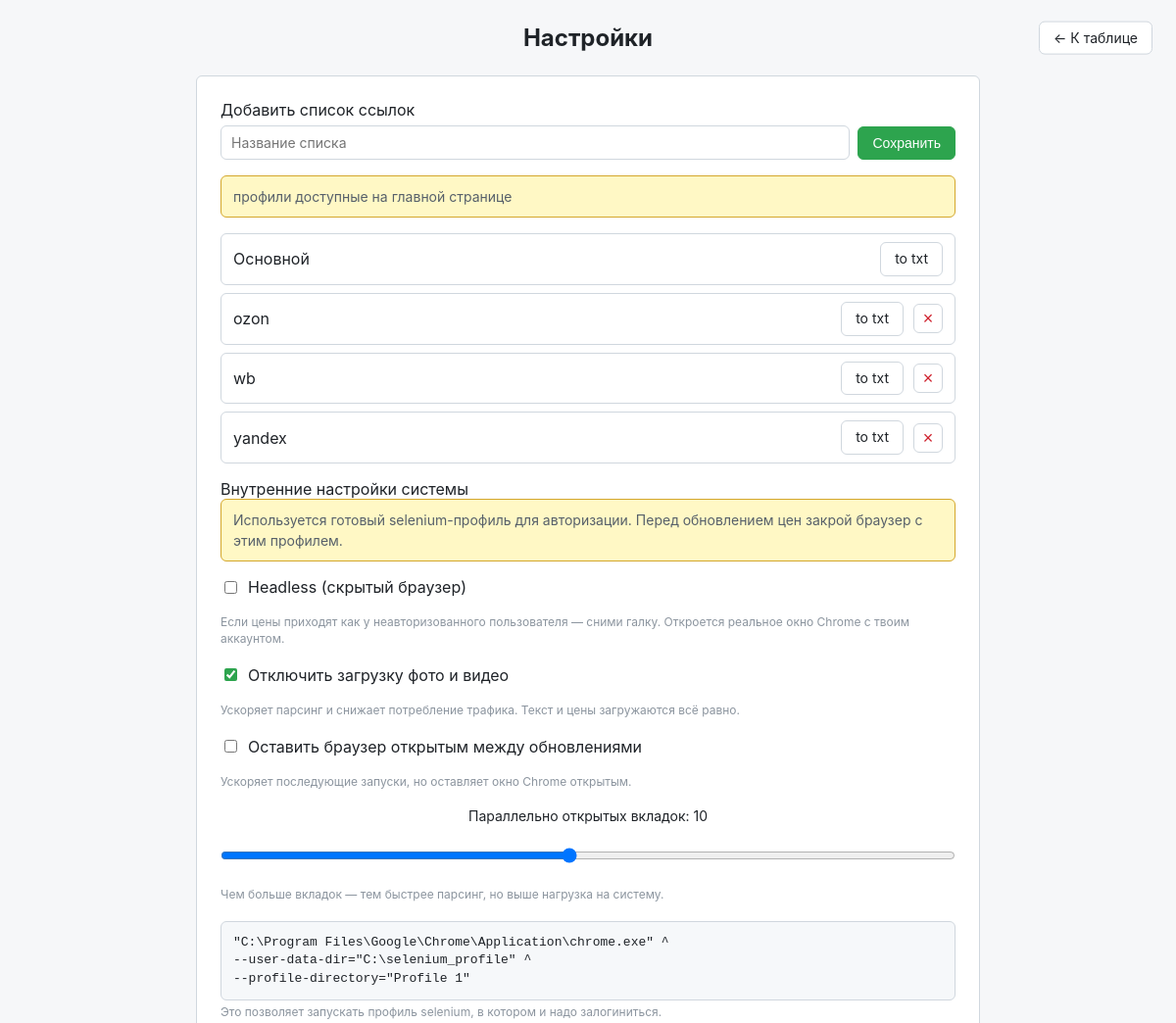
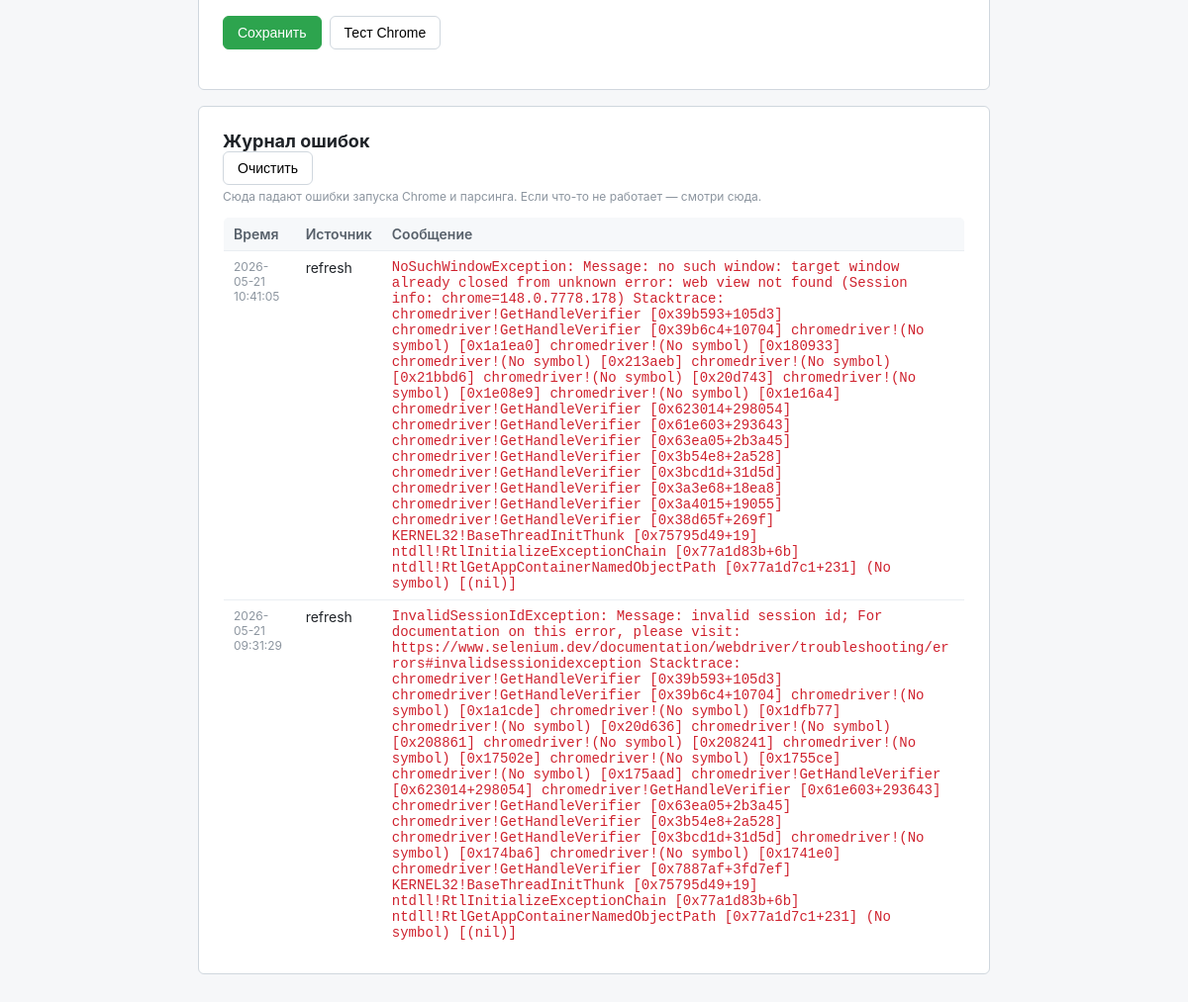
The page /settings on the database its author committed (2 pictures, top to bottom).
### tables this page shows
CREATE TABLE profiles (
                id INTEGER PRIMARY KEY AUTOINCREMENT,
                name TEXT NOT NULL UNIQUE
            );

CREATE TABLE error_log (
                id INTEGER PRIMARY KEY AUTOINCREMENT,
                ts TEXT NOT NULL DEFAULT CURRENT_TIMESTAMP,
                source TEXT NOT NULL DEFAULT '',
                message TEXT NOT NULL DEFAULT ''
            );

### server.py (the view, shortened to what this page needs)
@app.route("/settings", methods=["GET", "POST"])
def settings():
    cfg = effective_chrome_config()
    with db() as conn:
        profiles = [dict(r) for r in conn.execute("SELECT id, name FROM profiles ORDER BY id").fetchall()]
    return render_template(
        "settings.html",
        cfg=cfg,
        profiles=profiles,
        errors=recent_errors(20),
    )

### server.py (called while the page is built)
def db():
    conn = sqlite3.connect(DB_PATH)
    conn.row_factory = sqlite3.Row
    conn.execute("PRAGMA foreign_keys = ON")
    return conn

def recent_errors(limit: int = 20) -> list[dict]:
    with db() as conn:
        rows = conn.execute(
            "SELECT id, ts, source, message FROM error_log ORDER BY id DESC LIMIT ?",
            (limit,),
        ).fetchall()
    return [dict(r) for r in rows]

def get_setting(key: str, default: str = "") -> str:
    with db() as conn:
        row = conn.execute("SELECT value FROM settings WHERE key = ?", (key,)).fetchone()
    return row["value"] if row else default

def effective_chrome_config() -> dict:
    headless_raw = get_setting("headless", "1")
    headless = headless_raw not in ("0", "false", "False", "")
    disable_media_raw = get_setting("disable_media", "0")
    disable_media = disable_media_raw not in ("0", "false", "False", "")
    keep_open_raw = get_setting("keep_browser_open", "0")
    keep_browser_open = keep_open_raw not in ("0", "false", "False", "")
    concurrency_raw = get_setting("concurrency", "1")
    try:
        concurrency = int(concurrency_raw)
    except ValueError:
        concurrency = 1
    concurrency = max(1, min(20, concurrency))
    return {
        "headless": headless,
        "disable_media": disable_media,
        "keep_browser_open": keep_browser_open,
        "concurrency": concurrency,
    }

### templates/settings.html (shortened to what this page needs)
<!doctype html>
<html lang="ru">
<head>
    <link rel="stylesheet" href="{{ url_for('static', filename='style.css') }}">
</head>
<body class="settings-page">
<div class="wrap">
    <header>
        <h1>Настройки</h1>
        <div class="actions">
            <a href="{{ url_for('index') }}" class="link-btn">← К таблице</a>
        </div>
    </header>
    <section class="settings-card">
        <form action="{{ url_for('add_profile') }}" method="post" class="settings-form">
            <label>
                <span>Добавить список ссылок</span>
                <div class="row">
                    <input type="text" name="profile_name" placeholder="Название списка" required>
                    <button type="submit" class="primary">Сохранить</button>
                </div>
            </label>
        </form>
        {% if profiles %}
        <p class="hint">
            профили доступные на главной странице
        </p>
        <div class="profiles-list">
            {% for profile in profiles %}
            <div class="profile-item">
                <span>{{ profile.name }}</span>
                <div class="profile-actions">
                    <a href="{{ url_for('export_txt', profile_id=profile.id) }}" class="link-btn">to txt</a>
                    {% if profile.name != 'Основной' %}
                    <form action="{{ url_for('delete_profile', profile_id=profile.id) }}" method="post" onsubmit="return confirm('Удалить профиль «{{ profile.name }}» и все связанные товары?');" style="display:inline;">
                        <button type="submit" class="danger">×</button>
                    </form>
                    {% endif %}
                </div>
            </div>
            {% endfor %}
        </div>
        {% endif %}
        <div class="section-title">Внутренние настройки системы</div>
        <p class="hint">
            Используется готовый selenium-профиль для авторизации. Перед обновлением цен закрой браузер с этим профилем.
        </p>
        <form action="{{ url_for('settings') }}" method="post" class="settings-form">
            <label class="row checkbox">
                <input type="checkbox" name="headless" id="headless" {% if cfg.headless %}checked{% endif %}>
                <span>Headless (скрытый браузер)</span>
            </label>
            <small class="dim">
                Если цены приходят как у неавторизованного пользователя — сними галку.
                Откроется реальное окно Chrome с твоим аккаунтом.
            </small>
            <label class="row checkbox">
                <input type="checkbox" name="disable_media" id="disable_media" {% if cfg.disable_media %}checked{% endif %}>
                <span>Отключить загрузку фото и видео</span>
            </label>
            <small class="dim">
                Ускоряет парсинг и снижает потребление трафика. Текст и цены загружаются всё равно.
            </small>
            <label class="row checkbox">
                <input type="checkbox" name="keep_browser_open" id="keep_browser_open" {% if cfg.keep_browser_open %}checked{% endif %}>
                <span>Оставить браузер открытым между обновлениями</span>
            </label>
            <small class="dim">
                Ускоряет последующие запуски, но оставляет окно Chrome открытым.
            </small>
            <label class="row slider-label">
                <span>Параллельно открытых вкладок: <span id="concurrency-value">{{ cfg.concurrency }}</span></span>
            </label>
            <input type="range" name="concurrency" id="concurrency" min="1" max="20" value="{{ cfg.concurrency }}" step="1">
            <small class="dim">
                Чем больше вкладок — тем быстрее парсинг, но выше нагрузка на систему.
            </small>
            <div class="command-block">
                <pre>"C:\Program Files\Google\Chrome\Application\chrome.exe" ^
--user-data-dir="C:\selenium_profile" ^
--profile-directory="Profile 1"</pre>
                <small class="dim">Это позволяет запускать профиль selenium, в котором и надо залогиниться.</small>
            </div>
            <div class="row">
                <button type="submit" class="primary">Сохранить</button>
                <button type="button" id="test-chrome-btn">Тест Chrome</button>
            </div>
        </form>
    </section>
    <section class="settings-card">
        <div class="row" style="justify-content: space-between;">
            <h2 style="margin: 0; font-size: 18px;">Журнал ошибок</h2>
            <button type="button" id="clear-errors-btn">Очистить</button>
        </div>
        <small class="dim">Сюда падают ошибки запуска Chrome и парсинга. Если что-то не работает — смотри сюда.</small>
        <div id="errors-list">
            {% if errors %}
            <table class="errors-table">
                <thead>
                    <tr><th>Время</th><th>Источник</th><th>Сообщение</th></tr>
                </thead>
                <tbody>
                    {% for e in errors %}
                    <tr>
                        <td class="dim">{{ e.ts }}</td>
                        <td>{{ e.source }}</td>
                        <td class="err-text">{{ e.message }}</td>
                    </tr>
                    {% endfor %}
                </tbody>
            </table>
            {% else %}
            <p class="dim">Ошибок пока нет.</p>
            {% endif %}
        </div>
    </section>
</div>
</body>
</html>

### static/style.css (style rules this page uses)
* { box-sizing: border-box; }
body { font-family: -apple-system, BlinkMacSystemFont, "Segoe UI", Roboto, sans-serif; background: #f6f7f9; color: #1f2328; margin: 0; padding: 24px; }
.wrap { max-width: 1200px; margin: 0 auto; }
header { display: flex; justify-content: space-between; align-items: center; margin-bottom: 24px; }
.settings-page header { justify-content: center; position: relative; }
.settings-page header .actions { position: absolute; right: 0; top: 50%; transform: translateY(-50%); }
h1 { font-size: 24px; margin: 0; }
.actions { display: flex; gap: 12px; align-items: center; }
button { padding: 8px 14px; border: 1px solid #d0d7de; border-radius: 6px; background: #fff; cursor: pointer; font-size: 14px; }
button.primary { background: #2da44e; border-color: #2da44e; color: #fff; }
button.danger { background: transparent; border-color: #d0d7de; color: #cf222e; width: 30px; height: 30px; padding: 0; line-height: 1; font-size: 18px; }
a.link-btn { padding: 8px 14px; border: 1px solid #d0d7de; border-radius: 6px; background: #fff; cursor: pointer; font-size: 14px; color: #1f2328; text-decoration: none; display: inline-block; line-height: 1.2; }
.settings-card { background: #fff; border: 1px solid #d0d7de; border-radius: 6px; padding: 24px; max-width: 800px; margin: 0 auto 16px; }
.command-block pre { margin: 0; padding: 12px; background: #f6f8fa; border: 1px solid #d0d7de; border-radius: 6px; font-size: 13px; line-height: 1.4; overflow-x: auto; }
.profiles-list { margin-top: 12px; margin-bottom: 16px; }
.profile-item { display: flex; justify-content: space-between; align-items: center; padding: 8px 12px; border: 1px solid #d0d7de; border-radius: 6px; background: #fff; margin-bottom: 8px; }
.profile-actions { display: flex; align-items: center; gap: 10px; }
.profile-item:last-child { margin-bottom: 0; }
.errors-table { margin-top: 12px; width: 100%; border-collapse: collapse; font-size: 13px; }
.errors-table th, .errors-table td { padding: 8px 10px; text-align: left; border-bottom: 1px solid #eaeef2; vertical-align: top; }
.errors-table th { background: #f6f8fa; font-weight: 600; color: #57606a; }
.errors-table td.err-text { color: #cf222e; font-family: ui-monospace, SFMono-Regular, Menlo, monospace; word-break: break-word; }
.settings-card .hint { margin-top: 0; color: #57606a; font-size: 14px; line-height: 1.5; background: #fff8c5; border: 1px solid #d4a72c; padding: 10px 12px; border-radius: 6px; margin-bottom: 16px; }
.settings-form { display: flex; flex-direction: column; gap: 18px; margin-bottom: 16px; }
.settings-form label { display: flex; flex-direction: column; gap: 6px; }
.settings-form label.slider-label > span { font-weight: 400; font-size: 14px; }
.settings-form label.checkbox > input[type="checkbox"] { accent-color: #2da44e; }
input[type="range"] { width: 100%; height: 28px; margin: 0; }
.settings-form .row { display: flex; gap: 8px; align-items: center; }
.settings-form input[type="text"], .settings-form select { flex: 1; padding: 8px 10px; border: 1px solid #d0d7de; border-radius: 6px; font-size: 14px; font-family: inherit; }
.settings-form label.checkbox { flex-direction: row; align-items: center; }
.settings-form label.checkbox > span { font-weight: 400; }
small.dim { color: #8c959f; font-size: 12px; line-height: 1.4; }
table { width: 100%; border-collapse: collapse; background: #fff; border: 1px solid #d0d7de; border-radius: 6px; overflow: hidden; }
th, td { padding: 10px 12px; text-align: center; border-bottom: 1px solid #eaeef2; font-size: 14px; }
th { background: #f6f8fa; font-weight: 600; color: #57606a; }
tr:last-child td { border-bottom: none; }
td.dim { color: #8c959f; font-size: 12px; }

### rows shown on the page
profiles: name "Основной"
profiles: name "ozon"
profiles: name "wb"
profiles: name "yandex"
error_log: ts "2026-05-21 10:41:05", source "refresh", message "NoSuchWindowException: Message: no such window: target window already closed from unknown error: web view not found (Session info: chrome=148.0.7778.178) Stacktrace: chromedriver!GetHandleVerifier [0x39b593+105d3] chromedriver!GetHandleVerifier [0x39b6c4+10704] chromedriver!(No symbol) [0x1a1ea0] chromedriver!(No symbol) [0x180933] chromedriver!(No symbol) [0x213aeb] chromedriver!(No symbol) [0x21bbd6] chromedriver!(No symbol) [0x20d743] chromedriver!(No symbol) [0x1e08e9] chromedriver!(No symbol) [0x1e16a4] chromedriver!GetHandleVerifier [0x623014+298054] chromedriver!GetHandleVerifier [0x61e603+293643] chromedriver!GetHandleVerifier [0x63ea05+2b3a45] chromedriver!GetHandleVerifier…"
error_log: ts "2026-05-21 09:31:29", source "refresh", message "InvalidSessionIdException: Message: invalid session id; For documentation on this error, please visit: https://www.selenium.dev/documentation/webdriver/troubleshooting/errors#invalidsessionidexception Stacktrace: chromedriver!GetHandleVerifier [0x39b593+105d3] chromedriver!GetHandleVerifier [0x39b6c4+10704] chromedriver!(No symbol) [0x1a1cde] chromedriver!(No symbol) [0x1dfb77] chromedriver!(No symbol) [0x20d636] chromedriver!(No symbol) [0x208861] chromedriver!(No symbol) [0x208241] chromedriver!(No symbol) [0x17502e] chromedriver!(No symbol) [0x1755ce] chromedriver!(No symbol) [0x175aad] chromedriver!GetHandleVerifier [0x623014+298054] chromedriver!GetHandleVerifier [0x61e603+293643]…"

### other values the page prints
{{ cfg.concurrency }} "10"
